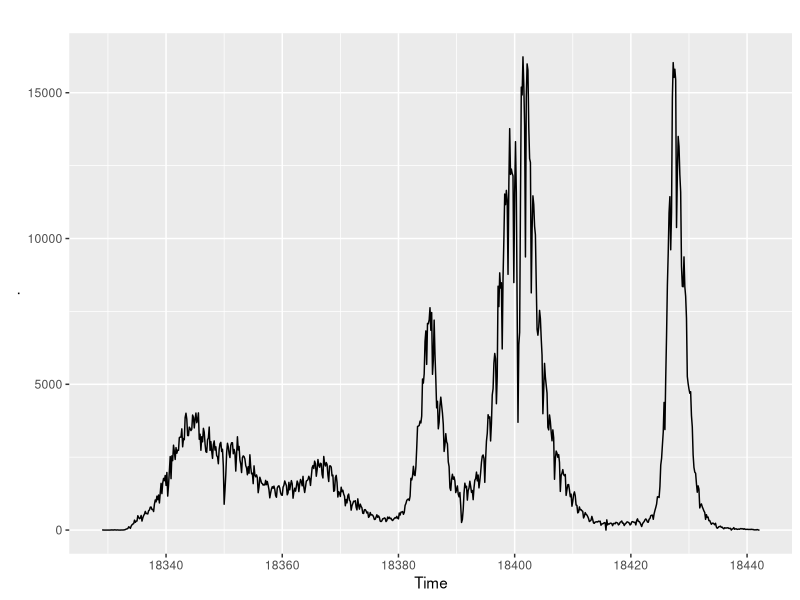
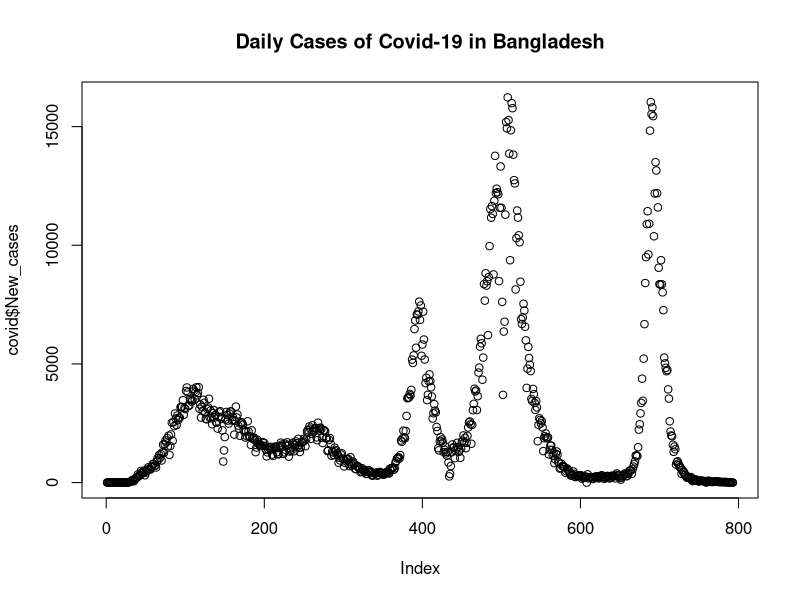
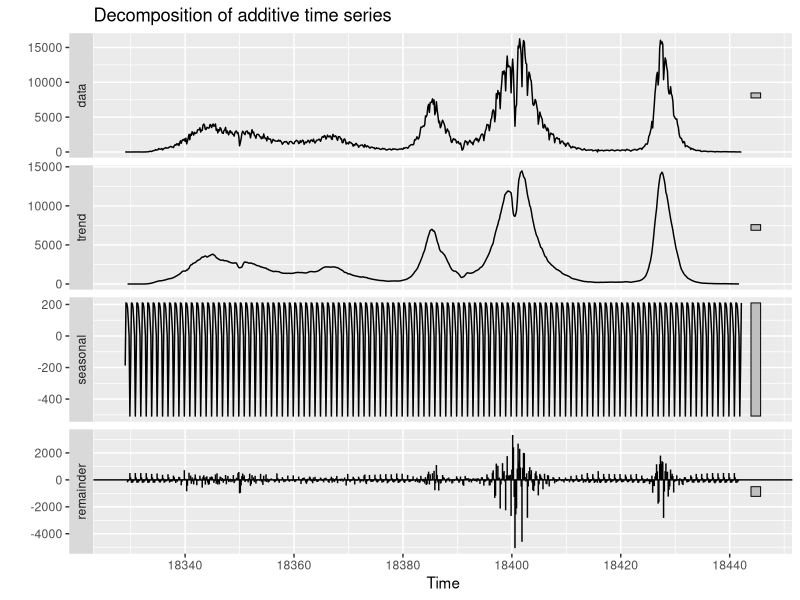
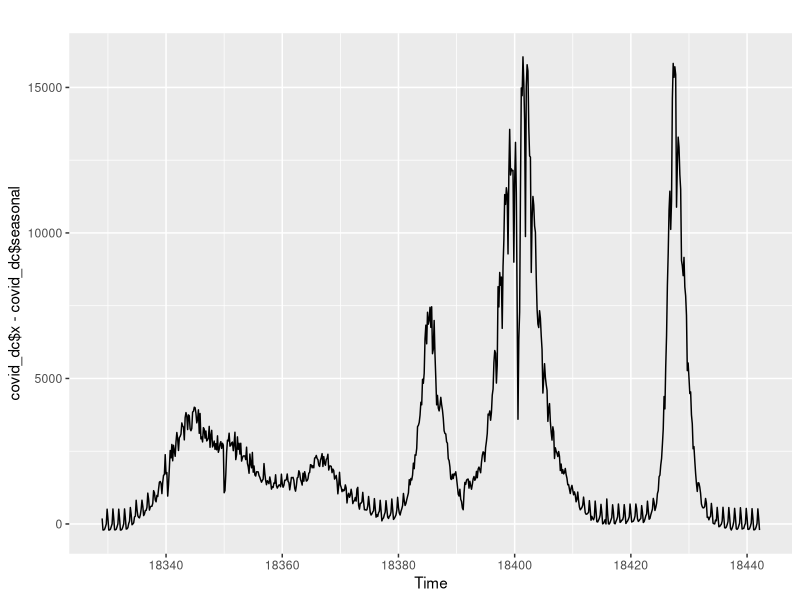
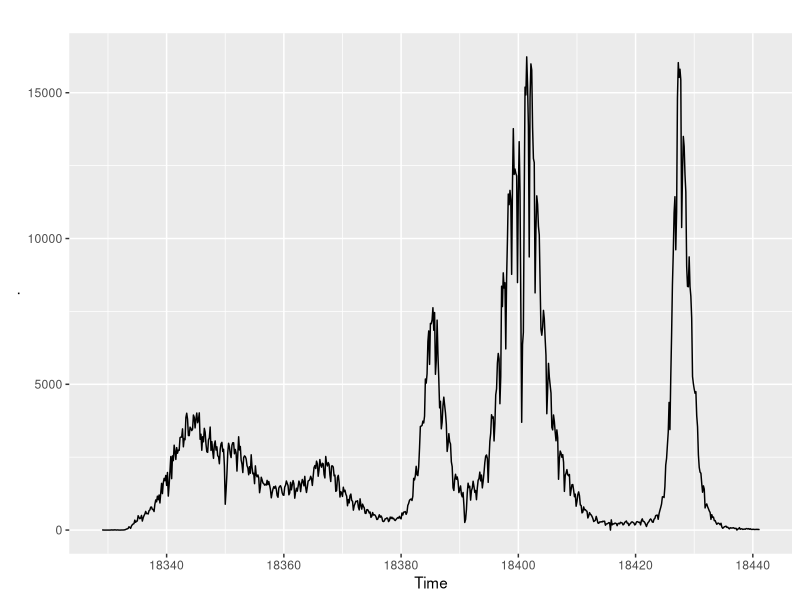
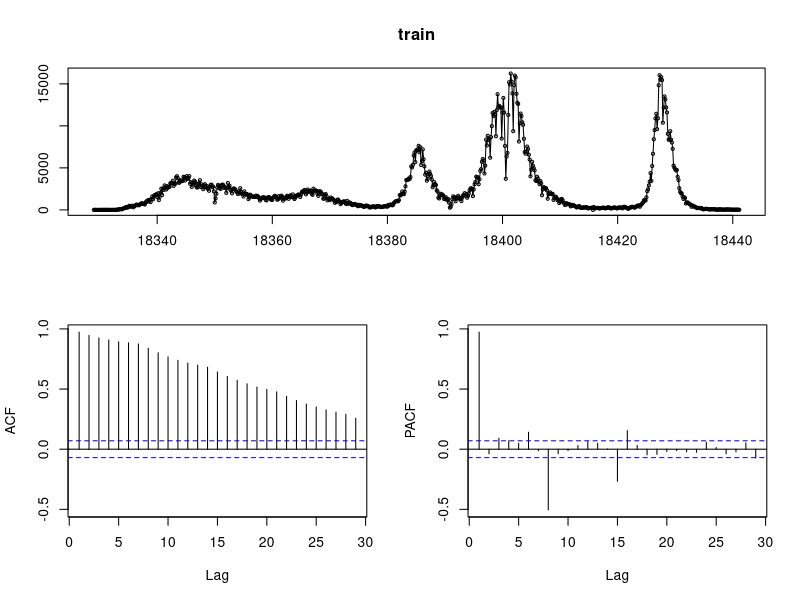
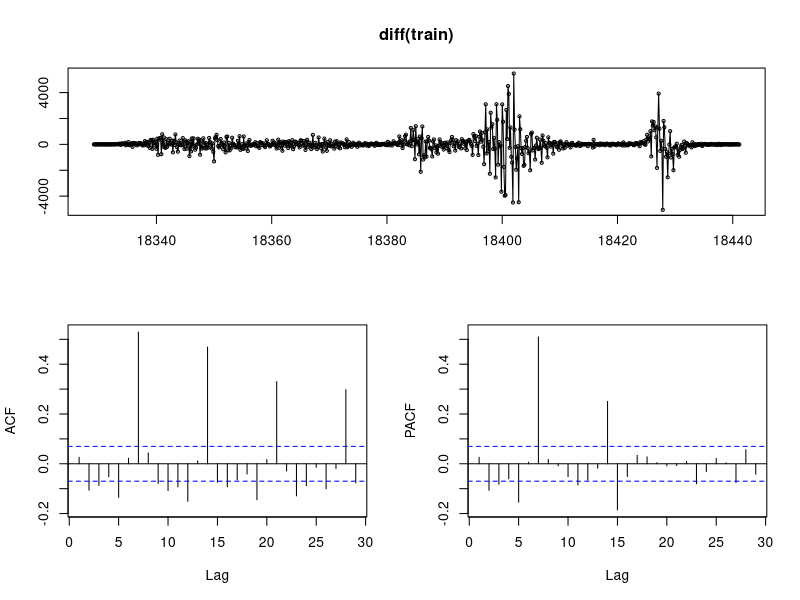
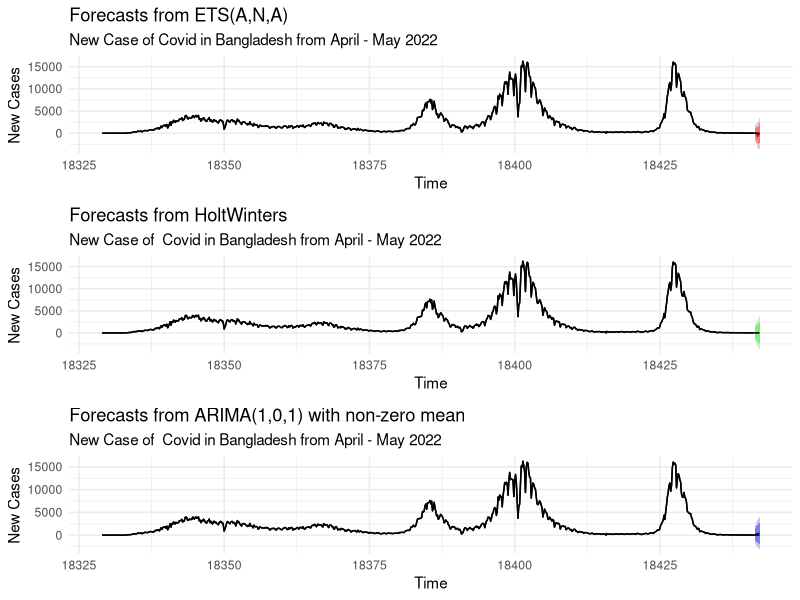

R code for these plots, in order:
## ---- chunk 1
knitr::opts_chunk$set(echo = TRUE)
## ---- chunk 2
library(dplyr)
library(lubridate)
library(forecast)
library(TTR)
library(ggplot2)
library(tseries)
library(gridExtra)

covid <- read.csv("Bangladesh.csv")
summary(covid)
glimpse(covid)

#Checking Missing Values
colSums(is.na(covid))

#Convert Date From Character
covid$Date_reported <- as.Date(covid$Date_reported,"%d-%m-%y")

#Checking Type and Class
typeof(covid$Date_reported)
class(covid$Date_reported)

#Checking ranges of date variable
range(covid$Date_reported)

#create object ts 
covid_ts <- ts(data = covid$New_cases,
               start = min(covid$Date_reported),
               frequency = 7) #weekly seasonality 

#visualise object covid_ts
covid_ts %>% autoplot()

#Visualize New Cases
plot(covid$New_cases, main = "Daily Cases of Covid-19 in Bangladesh")

#Decompose TS 
covid_dc <- decompose(covid_ts)
covid_dc %>% autoplot()

autoplot(covid_dc$x - covid_dc$seasonal)

#Setting Testing and Training data
test <- tail(covid_ts, 7) #get 7 last days 
train <- head(covid_ts, length(covid_ts) - length(test)) #get the rest data

train %>% autoplot()

#ETS Model
covid_ets <- ets(y = train, model = "ZZZ")
covid_ets


#Holt Model
covid_holt <- HoltWinters(x = train, gamma = F)
covid_holt

#Testing Stationarity
adf.test(train)

#Plot of ACF & PACF
tsdisplay(train)

#Plot of ACF & PACF (Diff)
tsdisplay(diff(train))

#Testing ARIMA modeling
covid_arima1 <- Arima(y = train, order = c(1,0,1))
covid_arima2 <- Arima(y = train, order = c(1,0,2))
covid_arima3 <- Arima(y = train, order = c(1,0,3))

#Testing Auto ARIMA
covid_arima_auto <- auto.arima(y = train)
covid_arima_auto

#Accuracy

accuracy(covid_ets)
accuracy(covid_arima1)
accuracy(covid_arima2)
accuracy(covid_arima3)
accuracy(covid_arima_auto)
 
#AIC
covid_ets$aic
covid_arima1$aic
covid_arima2$aic
covid_arima3$aic
covid_arima_auto$aic

#Forecasting
covid_ets_f <- forecast(covid_ets, h = 7)
covid_holt_f <- forecast(covid_holt, h = 7)
covid_arima_f <- forecast(covid_arima1, h = 7)

covid_ets_f
covid_holt_f 
covid_arima_f

#Plot of forecasting

a <- autoplot(covid_ets_f, series = "ETS", fcol = "red") +
  autolayer(covid_ts, series = "Actual", color = "black") + 
  labs(subtitle = "New Case of Covid in Bangladesh from April - May 2022",
       y = "New Cases") +
  theme_minimal()

b <- autoplot(covid_holt_f, series = "HOLT", fcol = "green") +
  autolayer(covid_ts, series = "Actual", color = "black") +
  labs(subtitle = "New Case of  Covid in Bangladesh from April - May 2022",
       y = "New Cases") +
  theme_minimal()

c <- autoplot(covid_arima_f, series = "ARIMA", fcol = "blue") +
  autolayer(covid_ts, series = "Actual", color = "black") +
  labs(subtitle = "New Case of  Covid in Bangladesh from April - May 2022",
       y = "New Cases") +
  theme_minimal()

grid.arrange(a,b,c)

#Accuracy of Forecasting
accuracy(covid_ets_f, test)
accuracy(covid_holt_f, test)
accuracy(covid_arima_f, test)

#Residuals
shapiro.test(covid_ets_f$residuals) 
shapiro.test(covid_holt_f$residuals)
shapiro.test(covid_arima_f$residuals)

#Box Plot
Box.test(covid_ets_f$residuals, type = "Ljung-Box")
Box.test(covid_holt_f$residuals, type = "Ljung-Box")
Box.test(covid_arima_f$residuals, type = "Ljung-Box")
